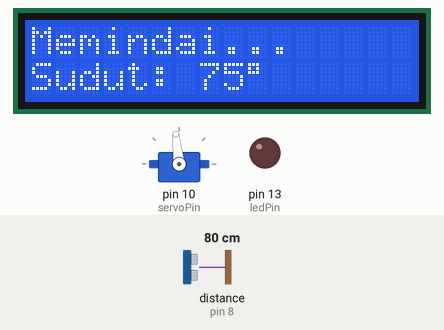
Recording of a sketch running on a simulated Arduino Uno, built with avr-gcc and run on an emulated ATmega328P. On the bench: servo, 16×2 character LCD, output pins drawn as LEDs (lit = HIGH). Wiring (from diagram.json): ultrasonic range finder: trigger pin 9; echo pin 8. Inputs (shaded band) come from the test bench; at power-on: distance to the obstacle (sensor on pin 8) 80 cm. The echo pulse lasts 58.3 µs per cm; pins used as bus, display or sensor lines are not drawn; what the sketch prints to the serial monitor is not drawn.

Above: at 3.3 s.
3.4 s: distance to the obstacle (sensor on pin 8) set to 2 cm
At 4.2 s:
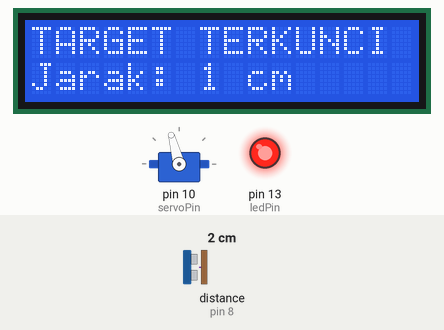
4.9 s: distance to the obstacle (sensor on pin 8) set to 18 cm
At 5.41 s:
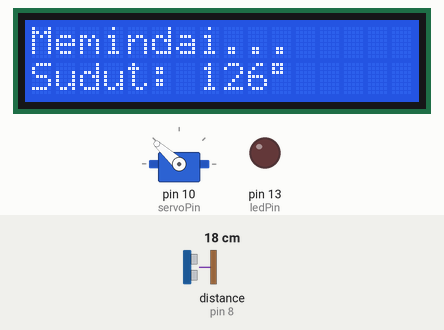
7.3 s: distance to the obstacle (sensor on pin 8) set to 120 cm
At 8.1 s:
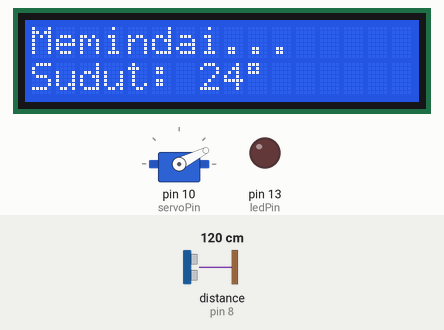
10.3 s: distance to the obstacle (sensor on pin 8) set to 4 cm
At 11.7 s:
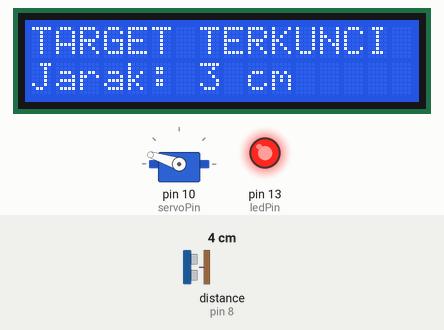
Timing chart, 0 to 12.8 s (numbered marks = the images above; inputs shaded):
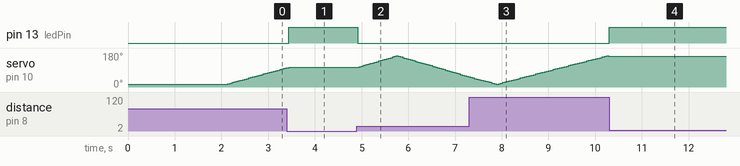

The sketch:

SensorUltrasonik.ino
```cpp
#include <Wire.h>
#include <LiquidCrystal_I2C.h>
#include <Servo.h>

LiquidCrystal_I2C lcd(0x27, 16, 2);
Servo myServo;

const int trigPin = 9;
const int echoPin = 8;
const int ledPin = 13;
const int servoPin = 10;

const int jarakAman = 15;
long duration;
int distance;

int sudutSekarang = 15;
int arahPutaran = 3;
unsigned long waktuSebelumnya = 0;
const int jedaServo = 30;

void setup() {
  Serial.begin(9600);
  Serial.println("=== Radar Cerdas ===");
  Serial.println("Servo memindai 15-165 derajat. Ambang deteksi: 15 cm.");

  pinMode(trigPin, OUTPUT);
  pinMode(echoPin, INPUT);
  pinMode(ledPin, OUTPUT);

  myServo.attach(servoPin);
  myServo.write(sudutSekarang); // Set posisi awal

  lcd.init();
  lcd.backlight();

  lcd.setCursor(0, 0);
  lcd.print("Radar Cerdas");
  lcd.setCursor(0, 1);
  lcd.print("Sistem Siap...");
  delay(2000);
  lcd.clear();
}

void loop() {
  ambilJarak();

  static unsigned long waktuLog = 0;
  if (millis() - waktuLog >= 500) {
    waktuLog = millis();
    Serial.print("Sudut: ");
    Serial.print(sudutSekarang);
    Serial.print(" | Jarak: ");
    Serial.print(distance);
    Serial.println(" cm");
    if (distance <= jarakAman && distance > 0) {
      Serial.println("TARGET TERKUNCI");
    }
  }

  if (distance <= jarakAman && distance > 0) {
    digitalWrite(ledPin, HIGH);

    lcd.setCursor(0, 0);
    lcd.print("TARGET TERKUNCI ");

    lcd.setCursor(0, 1);
    lcd.print("Jarak: ");
    lcd.print(distance);
    lcd.print(" cm   ");

  } else {
    digitalWrite(ledPin, LOW);

    lcd.setCursor(0, 0);
    lcd.print("Memindai...     ");

    lcd.setCursor(0, 1);
    lcd.print("Sudut: ");
    lcd.print(sudutSekarang);
    lcd.print((char)223);
    lcd.print("    ");

    unsigned long waktuSekarang = millis();
    if (waktuSekarang - waktuSebelumnya >= jedaServo) {
      waktuSebelumnya = waktuSekarang;

      sudutSekarang += arahPutaran;

      if (sudutSekarang >= 165) {
        sudutSekarang = 165;
        arahPutaran = -3;
      }
      else if (sudutSekarang <= 15) {
        sudutSekarang = 15;
        arahPutaran = 3;
      }

      myServo.write(sudutSekarang);
    }
  }

  delay(10);
}

void ambilJarak() {
  digitalWrite(trigPin, LOW);
  delayMicroseconds(2);
  digitalWrite(trigPin, HIGH);
  delayMicroseconds(10);
  digitalWrite(trigPin, LOW);

  duration = pulseIn(echoPin, HIGH, 30000);
  distance = duration * 0.034 / 2;
}
```

Measured:
- after the input at 3.4 s, pin 13 (ledPin): LOW → HIGH at once; servo on pin 10 (servoPin): goes on until 3.4 s, then stays 105°; the display: changes after 0.07 s (image 1)
- after the input at 4.9 s, pin 13 (ledPin): HIGH → LOW at once; servo on pin 10 (servoPin): rises from 105° to 165° in 0.80 s, then falls to 54° in 1.5 s; the display: first changes after 0.05 s (image 2 shows a later state)
- after the input at 10.3 s, pin 13 (ledPin): LOW → HIGH at once; servo on pin 10 (servoPin): stops changing and stays 162°; the display: changes at once (image 4)
